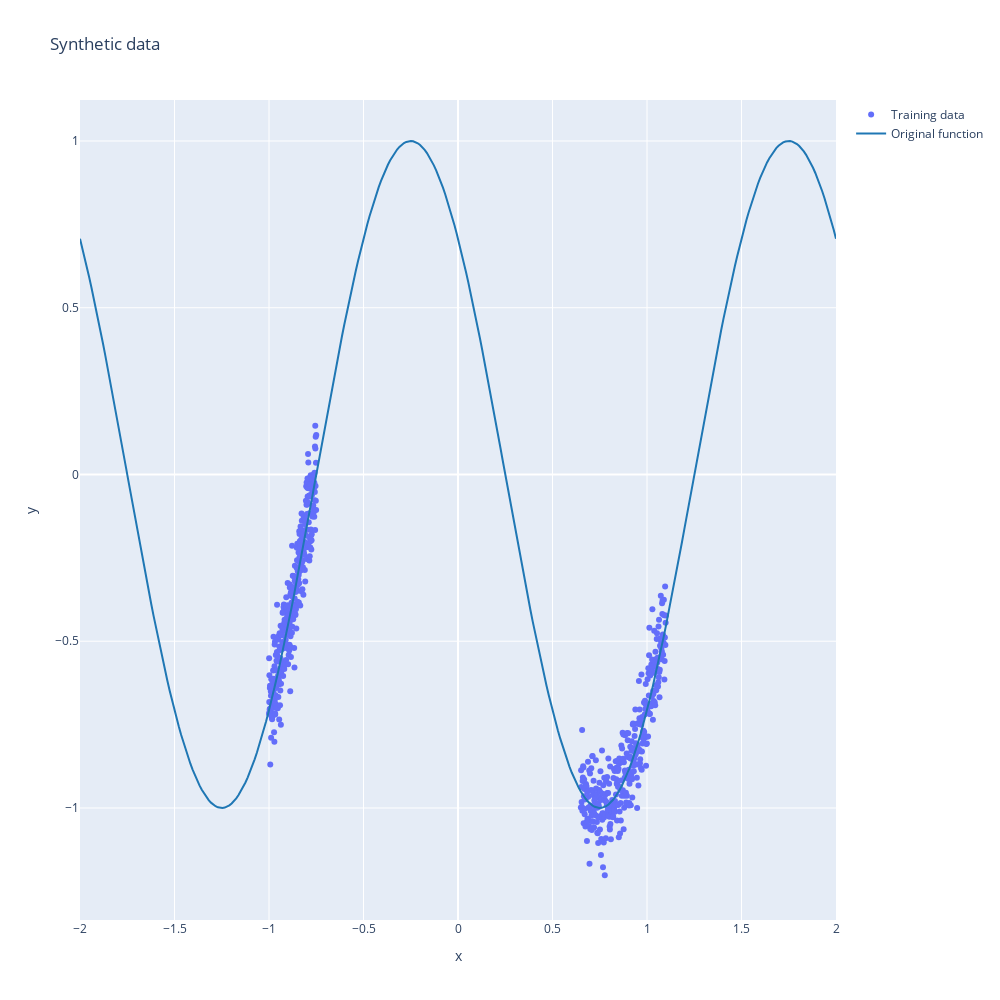

Here is the notebook cell this chart was saved with:
### Code cell
plot_data(X_train, y_train, X_test, y_test, title="Synthetic data", line_title="Original function", scatter_title="Training data")

### Figure 1 — Plotly figure (JSON) as saved in the notebook; plotly's stock layout.template omitted (floating-point values rounded to 4 significant figures; data arrays with more than 128 entries replaced by an {"elided": "..."} marker saying what was removed)
{"data": [{"mode": "markers", "name": "Training data", "type": "scatter", "x": {"elided": "670 float values"}, "y": {"elided": "670 float values"}}, {"line": {"color": "rgb(31, 119, 180)"}, "mode": "lines", "name": "Original function", "type": "scatter", "x": {"elided": "330 float values"}, "y": {"elided": "330 float values"}}], "layout": {"autosize": false, "height": 1000, "hovermode": "x", "title": {"text": "Synthetic data"}, "width": 1000, "xaxis": {"title": {"text": "x"}}, "yaxis": {"title": {"text": "y"}}}}
